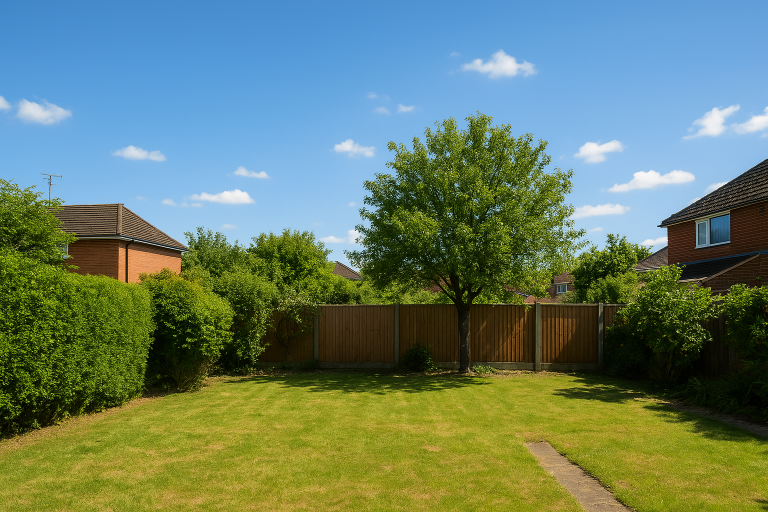
#> input picture daycam_backgrounds/ChatGPT Image Oct 30, 2025, 10_08_06 AM.png, 1536 x 1024 px (shown at 1/2 size)
$ python -i synthetic_video3.py   (imports and definitions only)
#> lines starting #> are read from the running program, lines starting #| are printed output that depends on the picture
#> further down, picture is the input picture: shape (1024, 1536, 3); mean B, G, R 105.1, 127, 103.2
"""
Test 3: Adaptive Synthetic Pest Feed
------------------------------------
This version blends pest images with real nightcam/daycam backgrounds,
and automatically adjusts lighting, brightness, and contrast
for more realistic and detectable scenes.
"""

import os
import cv2
import random
import numpy as np
from ultralytics import YOLO
import glob

# === CONFIG ===
MODEL_PATH = "runs/detect/train/weights/best.pt"
TEST_IMAGES_DIR = "rebalanced_dataset/test/images"

# === CHOOSE ONE BACKGROUND SET (DAY OR NIGHT) ===
mode = random.choice(["day", "night"])  # or manually set: mode = "day"
mode = "night"

if mode == "day":
    BACKGROUND_IMAGES = glob.glob("daycam_backgrounds/*.*")
else:
    BACKGROUND_IMAGES = glob.glob("nightcam_backgrounds/*.*")

# [4 lines not run here, left out]

# === LOAD BACKGROUNDS AS GRAYSCALE (3-channel) ===
backgrounds = []
# [12 lines not run here, left out]

OUTPUT_VIDEO = "synthetic_pest_feed_adaptive_v3.mp4"

# === PARAMETERS ===
FRAME_SIZE = (640, 640)
FPS = 10
DURATION = 60
PEST_PROB = 0.05
CONF_THRESHOLD = 0.5
AUGMENT_PROB = 0.25
BRIGHTEN_PEST = True

# === LOAD MODEL ===
# [1 line that did not run here, left out]

# === LOAD TEST PEST IMAGES ===
# [5 lines that did not run here, left out]

# === UTILS ===

# [51 lines left out: functions match_lighting, adjust_gamma, random_augment, overlay_pest, overlay_pest_with_brightness, not called in this run]

def normalize_lighting(frame):
    gray = cv2.cvtColor(frame, cv2.COLOR_BGR2GRAY)
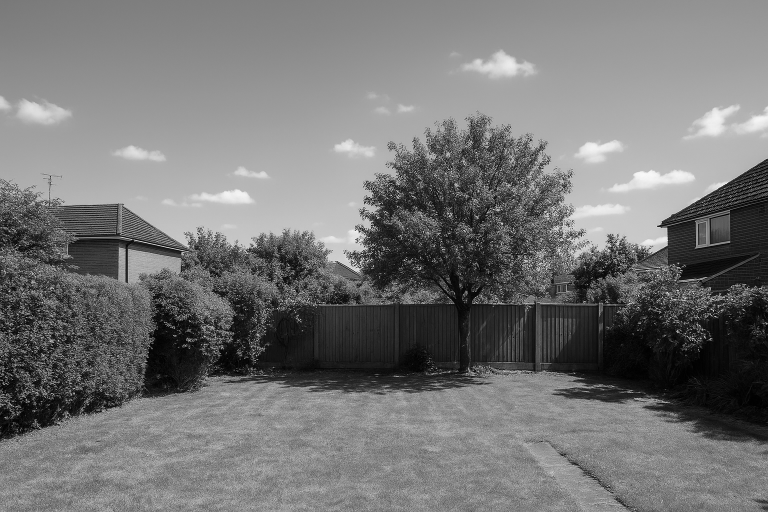
#> gray: shape (1024, 1536) (shown at 1/2 size); min 0, max 255, mean 117.4
    clahe = cv2.createCLAHE(clipLimit=2.0, tileGridSize=(8, 8))
    eq = clahe.apply(gray)
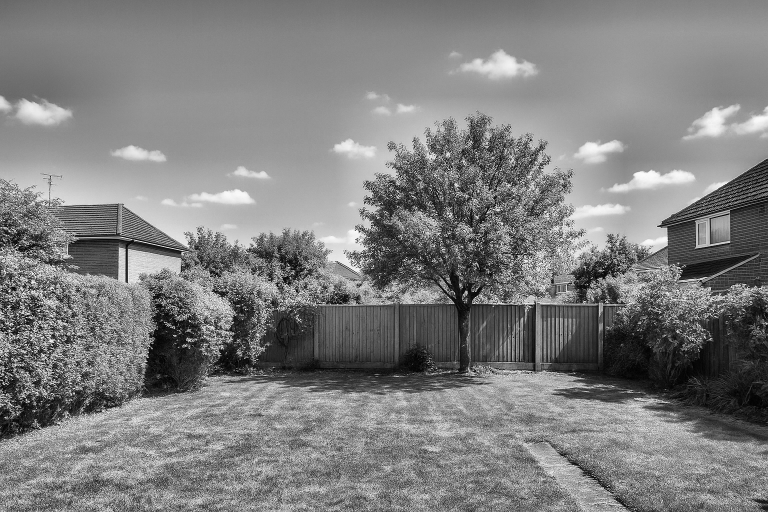
#> eq: shape (1024, 1536) (shown at 1/2 size); min 0, max 255, mean 127.1
    return cv2.merge([eq, eq, eq])

# === VIDEO ===
fourcc = cv2.VideoWriter_fourcc(*"mp4v")
out = cv2.VideoWriter(OUTPUT_VIDEO, fourcc, FPS, FRAME_SIZE)
# [1 line not run here, left out]

# === STATS ===
true_pest_count = 0
detected_pest_count = 0
false_positive_count = 0
frame_count = int(DURATION * FPS)

# === MAIN LOOP ===
# [75 lines not run here, left out]
recall = detected_pest_count / (true_pest_count + 1e-6)
precision = detected_pest_count / (detected_pest_count + false_positive_count + 1e-6)
# [3 lines not run here, left out]

>>> import cv2
>>> picture = cv2.imread('daycam_backgrounds/ChatGPT Image Oct 30, 2025, 10_08_06 AM.png')
>>> result = normalize_lighting(picture)
